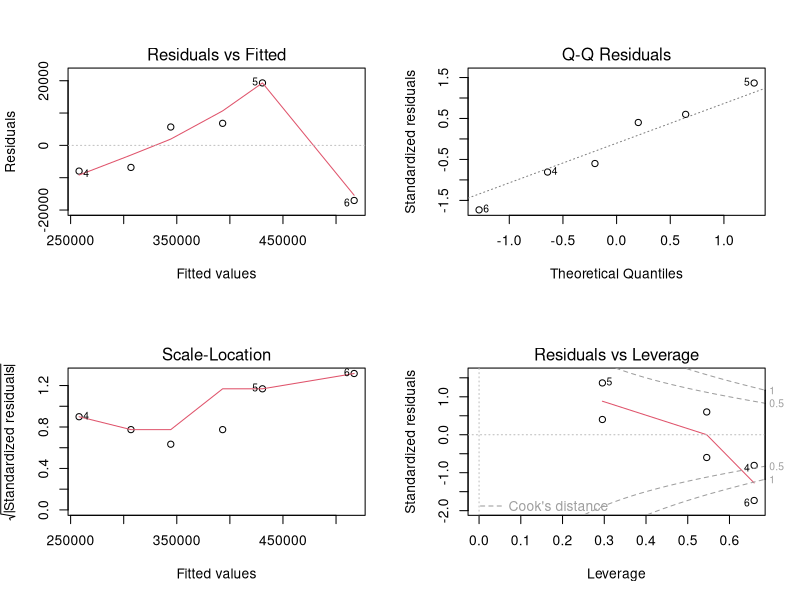
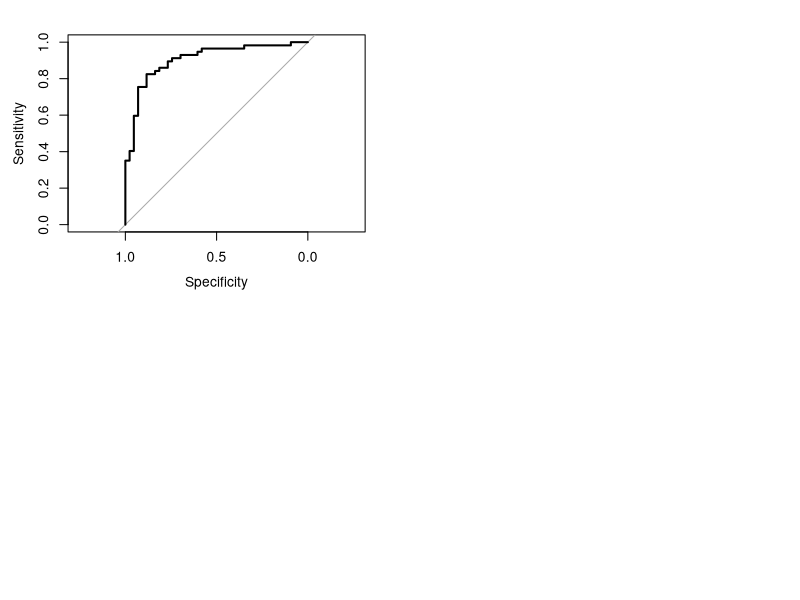

These figures' R source, in order:

# CODE CHALLENGE 3 TEMPLATE

# STUDENT NAME: ______________________
# STUDENT ID: ________________________

########################
# SECTION 1: ANOVA
########################

# Task 1: Conduct a one-way ANOVA to determine if there are significant differences in group means.

# Sample data: Weight loss measurements for three diet groups
diet1 <- c(2.1, 2.3, 1.8, 2.5, 2.0)
diet2 <- c(2.0, 1.9, 2.2, 2.1, 1.8)
diet3 <- c(1.7, 1.8, 1.6, 1.9, 1.5)

weight_loss <- data.frame(
  loss = c(diet1, diet2, diet3),
  diet = factor(rep(c("Diet1", "Diet2", "Diet3"), each = 5))
)

# Perform One-Way ANOVA
anova_result <- aov(loss ~ diet, data = weight_loss)
summary(anova_result)

# Perform post hoc test
tukey_result <- TukeyHSD(anova_result)
print(tukey_result)

# Task 2: Perform a two-way ANOVA to analyze the interaction effects of two factors on a response variable.

# Sample data: Plant growth measurements for different fertilizer and watering conditions
growth <- c(20, 22, 19, 24, 23, 25, 18, 21, 22, 23, 26, 24, 22, 21, 20)
fertilizer <- factor(rep(c("Fertilizer1", "Fertilizer2", "Fertilizer3"), each = 5))
watering <- factor(rep(c("Watering1", "Watering2", "Watering3"), times = 5))

plant_growth <- data.frame(growth, fertilizer, watering)

# Perform Two-Way ANOVA
anova_result_2way <- aov(growth ~ fertilizer * watering, data = plant_growth)
summary(anova_result_2way)

########################
# SECTION 2: Regression Analysis
########################

# Task 3: Fit a simple linear regression model and interpret the results.

# Sample data: Advertising spend and sales
advertising <- c(230, 150, 300, 290, 180, 270, 320, 210, 250, 190)
sales <- c(480, 340, 600, 590, 380, 540, 640, 410, 500, 430)

data <- data.frame(sales, advertising)

# Fit Simple Linear Regression
model_simple <- lm(sales ~ advertising, data = data)
summary(model_simple)

# Task 4: Fit a multiple linear regression model, perform residual analysis, and check for heteroscedasticity and multicollinearity.

# Sample data: House prices, square footage, and number of bedrooms
prices <- c(300000, 350000, 400000, 250000, 450000, 500000)
sqft <- c(1500, 1600, 1700, 1400, 1800, 2000)
bedrooms <- c(3, 3, 4, 2, 4, 5)

house_data <- data.frame(prices, sqft, bedrooms)

# Fit Multiple Linear Regression
model_multiple <- lm(prices ~ sqft + bedrooms, data = house_data)
summary(model_multiple)

# Residual analysis
par(mfrow = c(2, 2))
plot(model_multiple)

# Check for heteroscedasticity
library(car)
ncvTest(model_multiple)

# Check for multicollinearity
vif(model_multiple)

########################
# SECTION 3: Logistic Regression
########################

# Task 5: Fit a logistic regression model with a binary outcome and interpret the results.

# Sample data
set.seed(123)
x1 <- rnorm(100)
x2 <- rnorm(100)
y <- rbinom(100, 1, prob = 1 / (1 + exp(-(0.5 + 1.5 * x1 - 1 * x2))))

data_logit <- data.frame(y, x1, x2)

# Fit Logistic Regression
model_logit <- glm(y ~ x1 + x2, data = data_logit, family = binomial)
summary(model_logit)

# Interpretation of coefficients
exp(coef(model_logit))

# Task 6: Evaluate the logistic regression model performance using ROC curves and AUC.

# ROC Curve and AUC
library(pROC)
roc_curve <- roc(data_logit$y, fitted(model_logit))
plot(roc_curve)
auc(roc_curve)